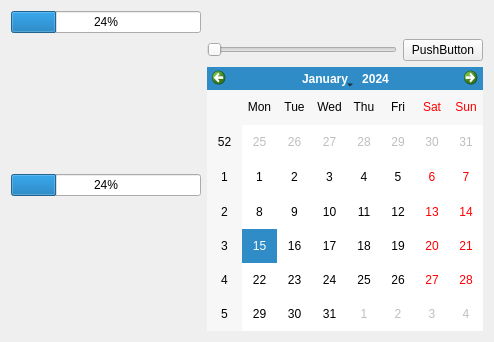
<?xml version="1.0" encoding="UTF-8"?>
<ui version="4.0">
 <class>MainWidgets</class>
 <widget class="QWidget" name="MainWidgets">
  <property name="geometry">
   <rect>
    <x>0</x>
    <y>0</y>
    <width>494</width>
    <height>342</height>
   </rect>
  </property>
  <property name="windowTitle">
   <string>Form</string>
  </property>
  <property name="styleSheet">
   <string notr="true"/>
  </property>
  <layout class="QGridLayout" name="gridLayout">
   <item row="0" column="0">
    <widget class="QtComponentsProgress" name="progressBar">
     <property name="value">
      <number>24</number>
     </property>
    </widget>
   </item>
   <item row="1" column="0" rowspan="2">
    <widget class="QtComponentsCircleProgress" name="progressBar_2">
     <property name="value">
      <number>24</number>
     </property>
    </widget>
   </item>
   <item row="1" column="1">
    <widget class="QSlider" name="horizontalSlider">
     <property name="maximum">
      <number>100</number>
     </property>
     <property name="orientation">
      <enum>Qt::Horizontal</enum>
     </property>
    </widget>
   </item>
   <item row="1" column="2">
    <widget class="QPushButton" name="pushButton">
     <property name="text">
      <string>PushButton</string>
     </property>
    </widget>
   </item>
   <item row="2" column="1" colspan="2">
    <widget class="QCalendarWidget" name="calendarWidget"/>
   </item>
  </layout>
 </widget>
 <customwidgets>
  <customwidget>
   <class>QtComponentsProgress</class>
   <extends>QProgressBar</extends>
   <header>progress/qtcomponentsprogress.h</header>
  </customwidget>
  <customwidget>
   <class>QtComponentsCircleProgress</class>
   <extends>QProgressBar</extends>
   <header>progress/qtcomponentscircleprogress.h</header>
  </customwidget>
 </customwidgets>
 <resources/>
 <connections/>
</ui>
